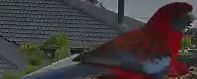
#> input picture training_data/inbox/bird_179407803532_197x97.jpg, 197 x 79 px; its folder holds only this picture in this run
$ python quick_label.py
#> lines starting #> are read from the running program, lines starting #| are printed output that depends on the picture
import os, glob, shutil, cv2

INBOX = os.path.expanduser("~/cockatoo_project/training_data/inbox")
BASE = os.path.expanduser("~/cockatoo_project/dataset/train")

targets = {
    ord('c'): os.path.join(BASE, "cockatoo"),
    ord('g'): os.path.join(BASE, "galah"),
    ord('l'): os.path.join(BASE, "lorikeet"),
    ord('r'): os.path.join(BASE, "rosella"),
}

for p in targets.values():
    os.makedirs(p, exist_ok=True)

files = sorted(glob.glob(os.path.join(INBOX, "*.jpg")), key=os.path.getmtime)
print(f"Loaded {len(files)} files. Controls: [c]=Cockatoo, [g]=Galah, [l]=Lorikeet, [r]=Rosella, [d/space]=Skip/Trash, [q]=Quit")

for f in files:
    img = cv2.imread(f)
#> img is the input picture: shape (79, 197, 3); mean B, G, R 60.9, 60.2, 65.6
    if img is None: continue

    # Scale up for easy viewing
    display = cv2.resize(img, (250, 250), interpolation=cv2.INTER_NEAREST)
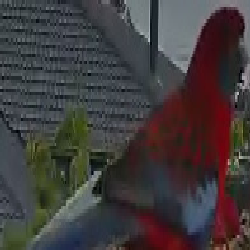
#> display: shape (250, 250, 3); mean B, G, R 61, 60.3, 65.6
    cv2.imshow("Labeler (c/g/l/r/d/q)", display)
    key = cv2.waitKey(0) & 0xFF
#> (key q is pressed here)

    if key == ord('q'):
        break
    elif key in targets:
        shutil.move(f, os.path.join(targets[key], os.path.basename(f)))
    elif key in [ord('d'), 32]: # d or space bar to delete/skip
        os.remove(f)

cv2.destroyAllWindows()

$ run again, on training_data/inbox/bird_179408183662_177x158.jpg
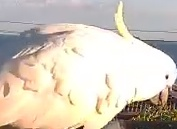
#> input picture training_data/inbox/bird_179408183662_177x158.jpg, 177 x 129 px
#> img is the input picture: shape (129, 177, 3); mean B, G, R 186.4, 200, 209.3
#> `display = cv2.resize(img, (250, 250), interpolation=cv2.INTER_NEAREST)`:
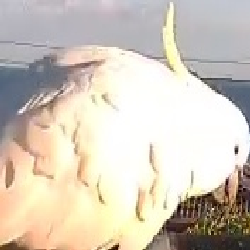
#> display: shape (250, 250, 3); mean B, G, R 186.6, 200.2, 209.5

$ run again, on training_data/inbox/bird_179409270528_177x107.jpg
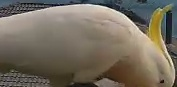
#> input picture training_data/inbox/bird_179409270528_177x107.jpg, 177 x 87 px
#> img is the input picture: shape (87, 177, 3); mean B, G, R 94.8, 108.4, 116.5
#> `display = cv2.resize(img, (250, 250), interpolation=cv2.INTER_NEAREST)`:
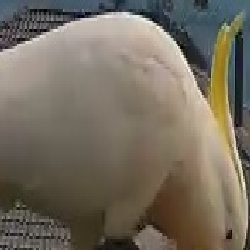
#> display: shape (250, 250, 3); mean B, G, R 95, 108.5, 116.6

$ run again, on training_data/inbox/bird_179409934808_124x107.jpg
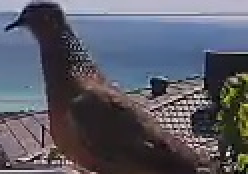
#> input picture training_data/inbox/bird_179409934808_124x107.jpg, 124 x 87 px (shown 2 times larger)
#> img is the input picture: shape (87, 124, 3); mean B, G, R 102.4, 90.9, 90.2
#> `display = cv2.resize(img, (250, 250), interpolation=cv2.INTER_NEAREST)`:
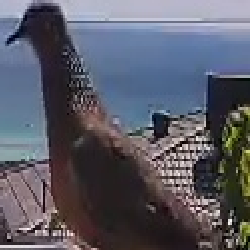
#> display: shape (250, 250, 3); mean B, G, R 103, 91.4, 90.7

$ run again, on training_data/inbox/bird_179407875755_71x110.jpg
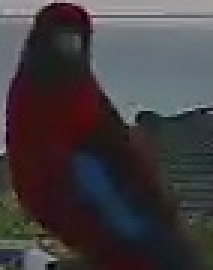
#> input picture training_data/inbox/bird_179407875755_71x110.jpg, 71 x 90 px (shown 3 times larger)
#> img is the input picture: shape (90, 71, 3); mean B, G, R 63.8, 60.9, 65.8
#> `display = cv2.resize(img, (250, 250), interpolation=cv2.INTER_NEAREST)`:
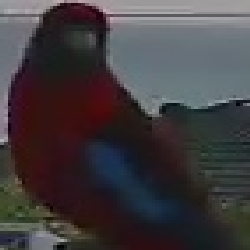
#> display: shape (250, 250, 3); mean B, G, R 64, 61, 65.9
